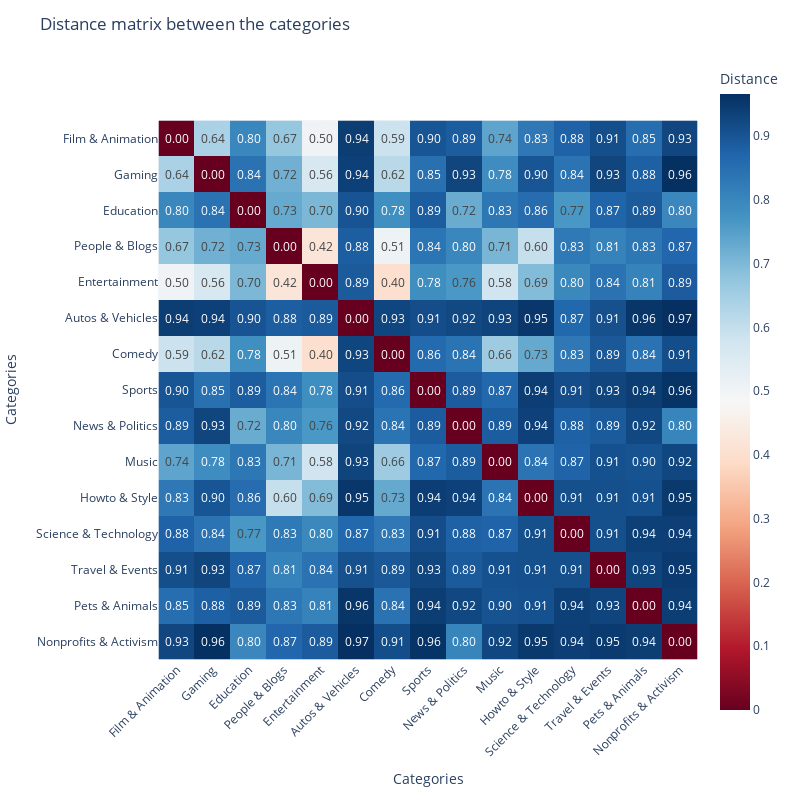

The notebook cell saved with this chart:
### Code cell
import pandas as pd
import numpy as np
import plotly.express as px



# Interactive heatmap
fig = px.imshow(distance_df,
                labels=dict(x="Categories", y="Categories", color="Distance"),
                x=distance_df.columns,
                y=distance_df.index,
                color_continuous_scale='RdBu',  
                text_auto=".2f")


fig.update_traces(
    hovertemplate="<b>Catégorie 1:</b> %{y}<br>"
                  "<b>Catégorie 2:</b> %{x}<br>"
                  "<b>Distance:</b> %{z:.2f}<extra></extra>"
)


fig.update_layout(
    title="Distance matrix between the categories",
    xaxis=dict(tickangle=-45),
    width=800,
    height=800
)

fig.write_html("matrice_distance.html")  # Saving the interactive matrix to use it in the app project

fig.show()

### Figure 1 — Plotly figure (JSON) as saved in the notebook; plotly's stock layout.template omitted (floating-point values rounded to 4 significant figures; data arrays with more than 128 entries replaced by an {"elided": "..."} marker saying what was removed)
{"data": [{"coloraxis": "coloraxis", "hovertemplate": "<b>Catégorie 1:</b> %{y}<br><b>Catégorie 2:</b> %{x}<br><b>Distance:</b> %{z:.2f}<extra></extra>", "name": "0", "texttemplate": "%{z:.2f}", "type": "heatmap", "x": ["Film & Animation", "Gaming", "Education", "People & Blogs", "Entertainment", "Autos & Vehicles", "Comedy", "Sports", "News & Politics", "Music", "Howto & Style", "Science & Technology", "Travel & Events", "Pets & Animals", "Nonprofits & Activism"], "xaxis": "x", "y": ["Film & Animation", "Gaming", "Education", "People & Blogs", "Entertainment", "Autos & Vehicles", "Comedy", "Sports", "News & Politics", "Music", "Howto & Style", "Science & Technology", "Travel & Events", "Pets & Animals", "Nonprofits & Activism"], "yaxis": "y", "z": {"elided": "15x15 float values"}}], "layout": {"coloraxis": {"colorbar": {"title": {"text": "Distance"}}, "colorscale": [[0, "rgb(103,0,31)"], [0.1, "rgb(178,24,43)"], [0.2, "rgb(214,96,77)"], [0.3, "rgb(244,165,130)"], [0.4, "rgb(253,219,199)"], [0.5, "rgb(247,247,247)"], [0.6, "rgb(209,229,240)"], [0.7, "rgb(146,197,222)"], [0.8, "rgb(67,147,195)"], [0.9, "rgb(33,102,172)"], [1, "rgb(5,48,97)"]]}, "height": 800, "margin": {"t": 60}, "title": {"text": "Distance matrix between the categories"}, "width": 800, "xaxis": {"anchor": "y", "constrain": "domain", "domain": [0, 1], "scaleanchor": "y", "tickangle": -45, "title": {"text": "Categories"}}, "yaxis": {"anchor": "x", "autorange": "reversed", "constrain": "domain", "domain": [0, 1], "title": {"text": "Categories"}}}}
